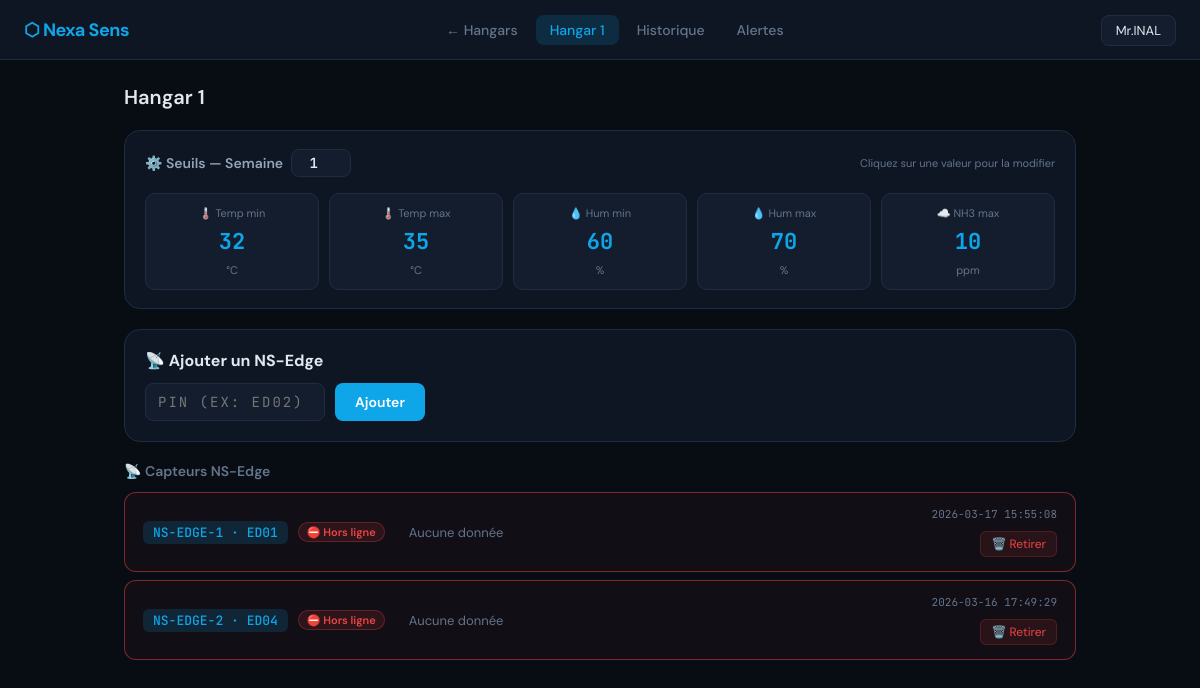
/hangar/1 (signed in), run on the app's committed database.
### tables this page shows
CREATE TABLE hangars (
    id INTEGER PRIMARY KEY AUTOINCREMENT,
    user_id INTEGER, name TEXT, flock_age INTEGER DEFAULT 1,
    temp_min REAL DEFAULT 32, temp_max REAL DEFAULT 35,
    hum_min REAL DEFAULT 60, hum_max REAL DEFAULT 70,
    ammonia_max REAL DEFAULT 10, nsr_pin TEXT DEFAULT NULL,
    eq_fan TEXT DEFAULT 'AUTO', eq_heater TEXT DEFAULT 'AUTO',
    eq_mister TEXT DEFAULT 'AUTO', eq_ventilation TEXT DEFAULT 'AUTO');

CREATE TABLE nodes (
    id INTEGER PRIMARY KEY AUTOINCREMENT,
    user_id INTEGER, hangar_id INTEGER,
    node_id TEXT, pin TEXT,
    node_type TEXT DEFAULT 'ns_edge',
    active INTEGER DEFAULT 1, last_seen TEXT DEFAULT NULL);

CREATE TABLE readings (
    id INTEGER PRIMARY KEY AUTOINCREMENT,
    hangar_id INTEGER, node_id TEXT,
    temperature REAL, humidity REAL, ammonia REAL,
    fan TEXT, heater TEXT, mister TEXT, ventilation TEXT,
    alert_level TEXT DEFAULT 'log', alert TEXT, timestamp TEXT);

### cloud_server.py (the view, shortened to what this page needs)
@app.route("/hangar/<int:hid>")
def hangar_page(hid):
    if "user_id" not in session: return redirect("/login")
    if session["role"] != "admin":
        c.execute("SELECT id FROM hangars WHERE id=? AND user_id=?", (hid, session["user_id"]))
        if not c.fetchone(): return "Accès refusé", 403
    c.execute("SELECT name,flock_age,temp_min,temp_max,hum_min,hum_max,ammonia_max,nsr_pin,eq_fan,eq_heater,eq_mister,eq_ventilation FROM hangars WHERE id=?", (hid,))
    h = c.fetchone()
    if not h: return "Hangar introuvable", 404
    t = get_thresh(hid)
    hangar = {"id":hid,"name":h[0],"flock_age":h[1],
              "temp_min":h[2],"temp_max":h[3],"hum_min":h[4],"hum_max":h[5],
              "ammonia_max":h[6],"nsr_pin":h[7],
              "eq_fan":h[8],"eq_heater":h[9],"eq_mister":h[10],"eq_ventilation":h[11],
              "eff":t}
    c.execute("SELECT node_id,last_seen,pin FROM nodes WHERE hangar_id=? AND active=1 AND node_type='ns_edge'", (hid,))
    edge_rows = c.fetchall()
    cutoff = (datetime.now()-timedelta(seconds=90)).strftime("%Y-%m-%d %H:%M:%S")
    nodes = {}
    for node_id, last_seen, pin in edge_rows:
        offline = not last_seen or last_seen < cutoff
        c.execute("SELECT temperature,humidity,ammonia,timestamp FROM readings WHERE node_id=? AND hangar_id=? ORDER BY id DESC LIMIT 1", (node_id, hid))
        row = c.fetchone()
        al = "log"
        if row and not offline:
            al, _ = check_alert(row[0], row[1], row[2], t)
        nodes[node_id] = {
            "pin":         pin,
            "temperature": row[0] if row else None,
            "humidity":    row[1] if row else None,
            "ammonia":     row[2] if row else None,
            "timestamp":   row[3] if row else None,
            "alert_level": "critical" if offline else al,
            "offline":     offline
        }
    avg = None
    active = [n for n in nodes.values() if not n["offline"] and n["temperature"] is not None]
    c.execute("SELECT id,node_id,message,level,status,timestamp FROM alerts WHERE hangar_id=? AND status!='Traité' AND level!='log' ORDER BY id DESC LIMIT 5", (hid,))
    active_alerts = c.fetchall()
    error = request.args.get("error","")
    c.execute("SELECT user_id FROM hangars WHERE id=?", (hid,))
    owner = c.fetchone()
    return render_template("hangar.html", hangar=hangar, nodes=nodes, avg=avg,
                           active_alerts=active_alerts, username=session["username"],
                           error=error, is_admin=session["role"]=="admin",
                           owner_id=owner[0] if owner else None,
                           thresholds=t)

### cloud_server.py (called while the page is built)
def get_thresh(hangar_id):
    c.execute("SELECT flock_age FROM hangars WHERE id=?", (hangar_id,))
    row = c.fetchone()
    age = min(row[0] if row else 1, 5)
    return THRESHOLDS[age]

### templates/hangar.html (shortened to what this page needs)
<!DOCTYPE html>
<html lang="fr">
<head>
    <link rel="stylesheet" href="/static/style.css">
</head>
<body>
<header>
    <div class="logo">⬡ Nexa Sens</div>
    <nav>
        {% if is_admin %}
        <a href="/admin" class="nav-link active">◈ Panel Admin</a>
        <a href="/admin/view/{{ owner_id }}" class="nav-link">← Hangars</a>
        {% else %}
        <a href="/" class="nav-link">← Hangars</a>
        {% endif %}
        <a href="/hangar/{{ hangar.id }}" class="nav-link active">{{ hangar.name }}</a>
        <a href="/history/{{ hangar.id }}" class="nav-link">Historique</a>
        <a href="/alerts/{{ hangar.id }}" class="nav-link">
            Alertes{% if active_alerts %}<span class="alert-count">{{ active_alerts|length }}</span>{% endif %}
        </a>
    </nav>
    <div class="user-menu">
        <span class="user-btn">{{ username }}</span>
    </div>
</header>
<main>
    <h1 class="page-title">{{ hangar.name }}</h1>
    <div class="thresh-block">
        <div class="thresh-header">
            <div class="age-row">
                <span class="thresh-section-title">⚙️ Seuils — Semaine</span>
                <form method="POST" action="/update_age/{{ hangar.id }}" class="age-inline-form">
                    <input type="number" name="flock_age" value="{{ hangar.flock_age }}"
                           min="1" max="10" class="age-input"
                           onchange="this.form.submit()">
                </form>
            </div>
            <span class="thresh-hint">Cliquez sur une valeur pour la modifier</span>
        </div>
        <div class="thresh-values">
            <div class="thresh-item">
                <span class="thresh-label-big">🌡️ Temp min</span>
                <span class="thresh-val-big editable" data-field="temp_min" data-value="{{ thresholds.temp_min }}">{{ thresholds.temp_min }}</span>
                <span class="thresh-unit-big">°C</span>
            </div>
            <div class="thresh-item">
                <span class="thresh-label-big">🌡️ Temp max</span>
                <span class="thresh-val-big editable" data-field="temp_max" data-value="{{ thresholds.temp_max }}">{{ thresholds.temp_max }}</span>
                <span class="thresh-unit-big">°C</span>
            </div>
            <div class="thresh-item">
                <span class="thresh-label-big">💧 Hum min</span>
                <span class="thresh-val-big editable" data-field="hum_min" data-value="{{ thresholds.hum_min }}">{{ thresholds.hum_min }}</span>
                <span class="thresh-unit-big">%</span>
            </div>
            <div class="thresh-item">
                <span class="thresh-label-big">💧 Hum max</span>
                <span class="thresh-val-big editable" data-field="hum_max" data-value="{{ thresholds.hum_max }}">{{ thresholds.hum_max }}</span>
                <span class="thresh-unit-big">%</span>
            </div>
            <div class="thresh-item">
                <span class="thresh-label-big">☁️ NH3 max</span>
                <span class="thresh-val-big editable" data-field="ammonia_max" data-value="{{ thresholds.ammonia_max }}">{{ thresholds.ammonia_max }}</span>
                <span class="thresh-unit-big">ppm</span>
            </div>
        </div>
    </div>
    <div class="settings-panel">
        <h4 style="margin-bottom:12px">📡 Ajouter un NS-Edge</h4>
        <form method="POST" action="/add_node/{{ hangar.id }}" class="add-node-form">
            <input type="text" name="pin" placeholder="PIN (ex: ED02)" maxlength="4" style="text-transform:uppercase">
            <button type="submit" class="btn-primary">Ajouter</button>
        </form>
    </div>
    {% if nodes %}
    <h2 class="section-sub">📡 Capteurs NS-Edge</h2>
    <div class="edges-list">
        {% for node_id, data in nodes.items() %}
        {% if data.offline %}{% set ecls = "edge-offline" %}
        {% elif data.alert_level == 'critical' %}{% set ecls = "edge-critical" %}
        {% elif data.alert_level == 'notify' %}{% set ecls = "edge-warning" %}
        {% else %}{% set ecls = "" %}{% endif %}
        <div class="edge-card {{ ecls }}">
            <div class="edge-left">
                <span class="node-name">{{ node_id }} · {{ data.pin }}</span>
                {% if data.offline %}<span class="edge-status offline-badge">⛔ Hors ligne</span>
                {% elif data.alert_level == 'critical' %}<span class="edge-status critical-badge">🚨 Critique</span>
                {% elif data.alert_level == 'notify' %}<span class="edge-status warning-badge">🔔 Attention</span>
                {% else %}<span class="edge-status ok-badge">✓ Normal</span>{% endif %}
            </div>
            {% if not data.offline and data.temperature is not none %}
            <div class="edge-sensors">
                {% set temp = data.temperature %}
                {% if temp > thresholds.temp_max + 2 or temp < thresholds.temp_min - 2 %}{% set tc = "#ef4444" %}
                {% elif temp > thresholds.temp_max or temp < thresholds.temp_min %}{% set tc = "#f59e0b" %}
                {% else %}{% set tc = "#0ea5e9" %}{% endif %}
                <div class="gauge-wrap">
                    <svg viewBox="0 0 120 72" class="gauge-svg">
                        <path d="M12,66 A48,48 0 0,1 108,66" fill="none" stroke="#1e2d42" stroke-width="10" stroke-linecap="round"/>
                        <path d="M12,66 A48,48 0 0,1 108,66" fill="none" stroke="{{ tc }}" stroke-width="10" stroke-linecap="round"
                              stroke-dasharray="151" stroke-dashoffset="{{ [151 - ((temp|float / 50 * 151)|int), 0]|max }}"/>
                        <text x="60" y="52" text-anchor="middle" fill="#e2e8f0" font-size="16" font-weight="bold">{{ temp }}°C</text>
                        <text x="60" y="65" text-anchor="middle" fill="#64748b" font-size="7">Température</text>
                    </svg>
                </div>
                {% set hum = data.humidity %}
                {% if hum > thresholds.hum_max + 4 or hum < thresholds.hum_min - 4 %}{% set hc = "#ef4444" %}
                {% elif hum > thresholds.hum_max or hum < thresholds.hum_min %}{% set hc = "#f59e0b" %}
                {% else %}{% set hc = "#0ea5e9" %}{% endif %}
                <div class="gauge-wrap">
                    <svg viewBox="0 0 120 72" class="gauge-svg">
                        <path d="M12,66 A48,48 0 0,1 108,66" fill="none" stroke="#1e2d42" stroke-width="10" stroke-linecap="round"/>
                        <path d="M12,66 A48,48 0 0,1 108,66" fill="none" stroke="{{ hc }}" stroke-width="10" stroke-linecap="round"
                              stroke-dasharray="151" stroke-dashoffset="{{ [151 - ((hum|float / 100 * 151)|int), 0]|max }}"/>
                        <text x="60" y="52" text-anchor="middle" fill="#e2e8f0" font-size="16" font-weight="bold">{{ hum }}%</text>
                        <text x="60" y="65" text-anchor="middle" fill="#64748b" font-size="7">Humidité</text>
                    </svg>
                </div>
                {% set nh3 = data.ammonia %}
                {% if nh3 > thresholds.ammonia_max + 2 %}{% set ac = "#ef4444" %}
                {% elif nh3 > thresholds.ammonia_max %}{% set ac = "#f59e0b" %}
                {% else %}{% set ac = "#0ea5e9" %}{% endif %}
                <div class="gauge-wrap">
                    <svg viewBox="0 0 120 72" class="gauge-svg">
                        <path d="M12,66 A48,48 0 0,1 108,66" fill="none" stroke="#1e2d42" stroke-width="10" stroke-linecap="round"/>
                        <path d="M12,66 A48,48 0 0,1 108,66" fill="none" stroke="{{ ac }}" stroke-width="10" stroke-linecap="round"
                              stroke-dasharray="151" stroke-dashoffset="{{ [151 - ((nh3|float / 40 * 151)|int), 0]|max }}"/>
                        <text x="60" y="52" text-anchor="middle" fill="#e2e8f0" font-size="16" font-weight="bold">{{ nh3 }}</text>
                        <text x="60" y="65" text-anchor="middle" fill="#64748b" font-size="7">NH3 ppm</text>
                    </svg>
                </div>
            </div>
            {% else %}
            <div style="color:var(--text-muted);font-size:13px;padding:8px">Aucune donnée</div>
            {% endif %}
            <div class="edge-right">
                <span class="node-timestamp">{{ data.timestamp or '—' }}</span>
                <form method="POST" action="/remove_node/{{ hangar.id }}/{{ node_id }}"
                      onsubmit="return confirm('Supprimer {{ node_id }} de ce hangar ?')">
                    <button type="submit" class="btn-small btn-danger" style="margin-top:6px">🗑️ Retirer</button>
                </form>
            </div>
        </div>
        {% endfor %}
    </div>
    {% else %}
    <div class="no-data">
        <p style="font-size:36px">📡</p>
        <p>Ajoutez un NS-Edge avec son PIN ci-dessus.</p>
    </div>
    {% endif %}
</main>
</body>
</html>

### data on the page
hangars: name "Hangar 1", flock_age "1"
nodes: node "NS-EDGE-1", pin "ED01", timestamp "2026-03-17 15:55:08"
nodes: node "NS-EDGE-2", pin "ED04", timestamp "2026-03-16 17:49:29"

### other printed values
{{ username }} "Mr.INAL"
{{ thresholds.temp_min }} "32"
{{ thresholds.temp_max }} "35"
{{ thresholds.hum_min }} "60"
{{ thresholds.hum_max }} "70"
{{ thresholds.ammonia_max }} "10"
